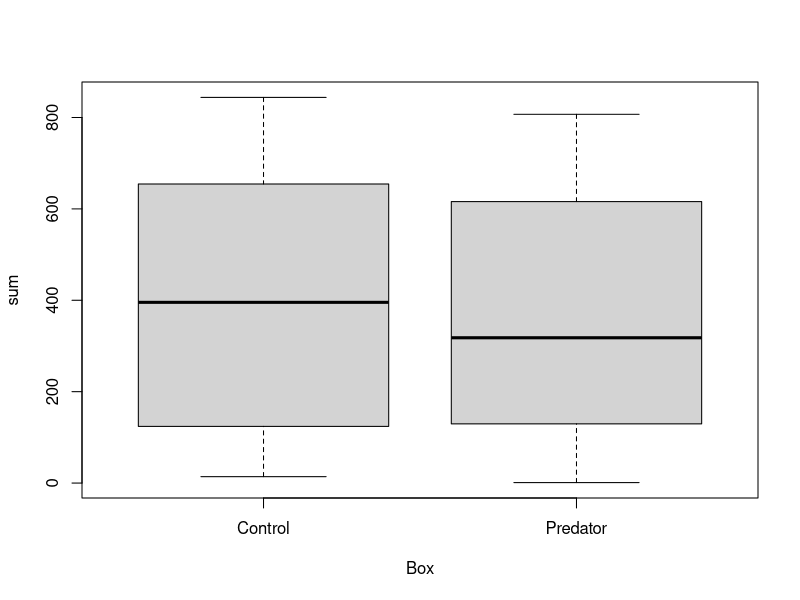
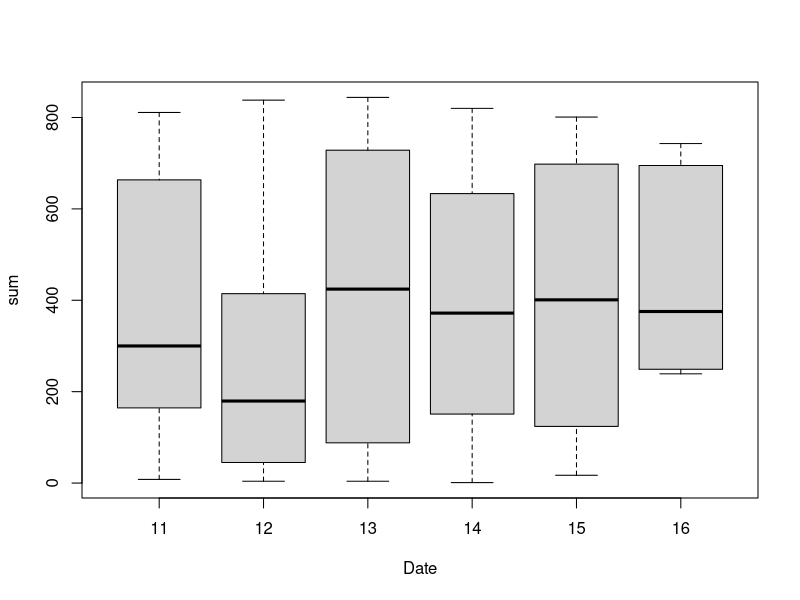

Generate these figures, in order, with R: (Note: this script raises an error after producing the figures.)
#Courtship and Copulation changes under predation threat

## Set up files and packages needed
#install.packages("dplyr")
library(dplyr)
library(lme4)
library(effects)
library(ggplot2)
# Bring in the data for mature females (copulation) and Immature females (courtship)
copulation <- read.csv("Mature.csv",h=T)
courtship <- read.csv("Immature.csv",h=T)



##Courtship Analysis


# Create unique Fly_ID for each individual with Box (treatment), date, replicate, and vial Number
courtship$Fly_ID <- with(courtship, paste0(courtship$Box,courtship$Date,courtship$Replicate, courtship$Vial_number))
courtship$Fly_ID

# Create Delta BP
courtship$deltaBP <- (courtship$BP.12.00.am - courtship$BP.8.00.Am)


# Change time (in HH:MM:SS) format to seconds (One had a value of -1, not sure, but changed to 0)
courtship$startTimeSeconds <- (courtship$trial_latency_behav_end - courtship$court_duration)
courtship$startTimeSeconds[1339]
courtship$startTimeSeconds[1339] = 0


# Create new column of relative values for courtship start times (i.e so Observation all start at Time = 0)
courtship$relativeStartTimeSeconds <- (courtship$startTimeSeconds - courtship$Observation.Initiation)
courtship$relativeStartTimeSeconds

# New column for relative values of trial duration at end of behaviour
courtship$relativeTrial_latency_end <- (courtship$relativeStartTimeSeconds + courtship$court_duration)
courtship$relativeTrial_latency_end

# Need to get all courtship under 900 seconds (relative court duration)
#First, transition step for finding values ending abov 900
courtship$nineHundredTransition <- (900 - courtship$relativeTrial_latency_end)

# Second, if value for nineHundredTransition is negative, equate it to 900, all else stay as relativeTrial_latency_end
courtship$relativeTrialLatency900 <- ifelse(courtship$nineHundredTransition<0,900,courtship$relativeTrial_latency_end)

# Third, relative courtship duration (not including values over 900)
courtship$relativeCourtDuration <- (courtship$relativeTrialLatency900 - courtship$relativeStartTimeSeconds)

startLess900 <- subset(courtship, relativeCourtDuration>0)
summary(startLess900)

# Create a data frame for the predictor variables and for Fly_ID
pred_var_dat <- subset(courtship, select = c(Box, Date, Replicate, Vial_number, Temp, Humidity, BP.12.00.am, BP.8.00.Am, BP.Room,
                                             Observation.Initiation, Fly_ID, deltaBP))

# Make data frame only include unique values (i.e. remove duplicate rows)
pred_var_dat <- unique(pred_var_dat) 

#Rename Box to treatment type, and make characters to factor (to run later for plot(effect()))

pred_var_dat$Box <- ifelse(pred_var_dat$Box=="A", "Predator", "Control")

pred_var_dat$Box

pred_var_dat$Box <- factor(pred_var_dat$Box)

# Create a group by Fly_Id
FlyID <- group_by(startLess900,Fly_ID)
head(FlyID)

courtSum <- summarise(FlyID, sum = sum(relativeCourtDuration), count = n())
head(courtSum)
courtSum


courtship_for_analysis <- merge(x = pred_var_dat, y = courtSum, by.x="Fly_ID", by.y="Fly_ID")

with(courtship_for_analysis,
     boxplot(sum ~ Box))

with(courtship_for_analysis,
     boxplot(sum ~ Date))


### A simple version of the analysis
#Scale tempature, humidity and deltaBP
courtship_for_analysis$TempCent <- scale(courtship_for_analysis$Temp, scale=F)
courtship_for_analysis$HumCent <- scale(courtship_for_analysis$Humidity, scale = F)
courtship_for_analysis$BPCent <- scale(courtship_for_analysis$deltaBP, scale = F)

# Model for sum of time courting in 900 seconds
    #redone below for proportions of time spent courting
#courtship_model1 <- lmer(sum ~ Box + Replicate + TempCent + HumCent + BPCent + (1|Date), data = courtship_for_analysis)

#Change time courting to proportion in 900 seconds
courtship_for_analysis$court_prop <- courtship_for_analysis$sum/900
courtship_model1 <- lmer(court_prop ~ Box + Replicate + TempCent + HumCent + BPCent + (1|Date), data = courtship_for_analysis)
summary(courtship_model1)




# Model for number of courtship bouts in the 900 second observation window
courtship_model2 <- lmer(count ~ Box + Replicate + TempCent + HumCent + BPCent + (1|Date), data = courtship_for_analysis)

summary(courtship_model2)

plot(allEffects(courtship_model1))

plot(allEffects(courtship_model2))

plot(effect("Box", courtship_model1), main = "Male Time Courting of Immature Female in 900 Seconds",
     ylab = "Proportion of Time courting (sec)", xlab = "Treatment")

plot(effect("Box", courtship_model2), main = "Number of Male Courtship Bouts to Immature Female in 900 Seconds",
     ylab = "Courtship Bouts", xlab = "Treatment")


#### Copulation Analysis


#Similar to above for copulation now
summary(copulation)
dim(copulation)
head(copulation)
copulation$deltaBP <- (copulation$BP.12.00.am - copulation$BP.8.00.Am)
cop_data <- subset(copulation, select = c(Box, Date, Replicate, Vial.., Temp, Humidity, BP.12.00.am, BP.8.00.Am, BP.Room, Fly_ID, deltaBP))
cop_data <- unique(cop_data)
head(cop_data)

cop_data$Box <- ifelse(cop_data$Box=="C", "Predator", "Control")
cop_data$Box <- factor(cop_data$Box)
LatCop <- distinct(select(copulation, Cop_latency, Cop_Duration, Fly_ID))
head(LatCop)

copul_for_analysis <- merge(x = cop_data, y = LatCop, by.x="Fly_ID", by.y="Fly_ID")

copul_for_analysis$TempCent <- scale(copul_for_analysis$Temp, scale=F)
copul_for_analysis$HumCent <- scale(copul_for_analysis$Humidity, scale = F)
copul_for_analysis$BPCent <- scale(copul_for_analysis$deltaBP, scale = F)


### Simple linear models

copul_model1 <- lmer(Cop_latency ~ Box + Replicate + TempCent + HumCent + BPCent + (1|Date), data = copul_for_analysis)
summary(copul_model1)

copul_model2 <- lmer(Cop_Duration ~ Box + Replicate + TempCent + HumCent + BPCent + (1|Date), data = copul_for_analysis)
summary(copul_model2)

with(copul_for_analysis, boxplot(Cop_latency ~ Box))

with(copul_for_analysis, boxplot(Cop_Duration ~ Box))

plot(allEffects(copul_model1))

plot(allEffects(copul_model2))

plot(effect("Box", copul_model1), main = "Mature Female Copulation Latency Rates with/without predator",
     ylab = "Copulation Latency (Sec)", xlab = "Treatment")

plot(effect("Box", copul_model2), main = "Mature Female Copulation Duration Rates with/without predator",
     ylab = "Copulation Duration (Sec)", xlab="Treatment")

#Removing all values with no copulation

LatCop2 <- distinct(select(copulation, Cop_latency, Cop_Duration, Fly_ID))
head(LatCop2)
LatCop2 <- LatCop2[!(LatCop2$Cop_latency==0),]
#LatCop2
#dim(LatCop2)
copul_for_analysis2 <- merge(x = cop_data, y = LatCop2, by.x="Fly_ID", by.y="Fly_ID")
copul_for_analysis2$TempCent <- scale(copul_for_analysis2$Temp, scale=F)
copul_for_analysis2$HumCent <- scale(copul_for_analysis2$Humidity, scale = F)
copul_for_analysis2$BPCent <- scale(copul_for_analysis2$deltaBP, scale = F)


copul_model12 <- lmer(Cop_latency ~ Box + Replicate + TempCent + HumCent + BPCent + (1|Date), data = copul_for_analysis2)
copul_model22 <- lmer(Cop_Duration ~ Box + Replicate + TempCent + HumCent + BPCent + (1|Date), data = copul_for_analysis2)
summary(copul_model12)
summary(copul_model22)

plot(effect("Box", copul_model12), main = "Mature Female Copulation Latency Rates with/without predator, 0 removed",
     ylab = "Copulation Latency (Sec)", xlab = "Treatment")

plot(effect("Box", copul_model22), main = "Mature Female Copulation Duration Rates with/without predator, 0's removed",
     ylab = "Copulation Duration (Sec)", xlab="Treatment")

with(copul_for_analysis2, boxplot(Cop_latency ~ Box))

with(copul_for_analysis2, boxplot(Cop_Duration ~ Box))

# Copulation Count

#Count of mating for each
#byBox <- group_by(copul_for_analysis2, Box)
#byBox
#copCount <- summarise(byBox, count=n())
#copCount
#pie(copCount$count, labels = copCount$Box, radius = 1.0)

#Copulation Proportion:
head(copul_for_analysis)
copul_for_analysis$copulationSuccess <- ifelse(copul_for_analysis$Cop_latency==0, 0,1)
length(copul_for_analysis$Cop_Duration)


copprop_mod <- glm(copulationSuccess ~ Box + Replicate + TempCent + HumCent + BPCent + (1|Date), data = copul_for_analysis, family = "binomial")
summary(copprop_mod)
plot(allEffects(copprop_mod))
plot(effect("Box", copprop_mod), main = "Copulation Proportions",
     ylab = "Copulation Proportion", xlab = "Treatment")
